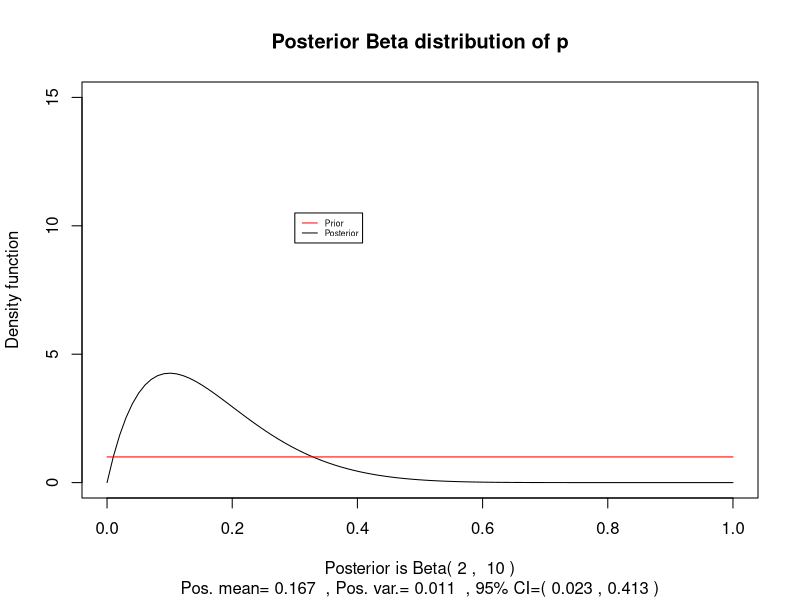
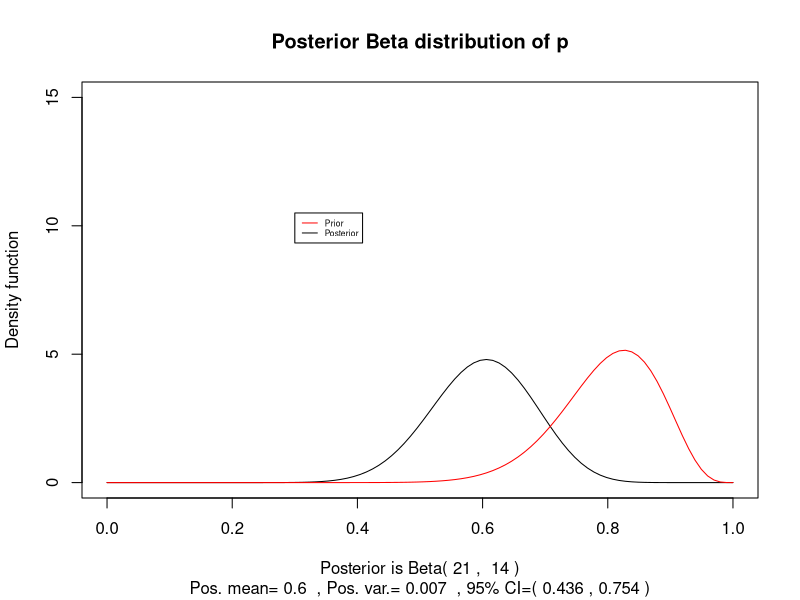
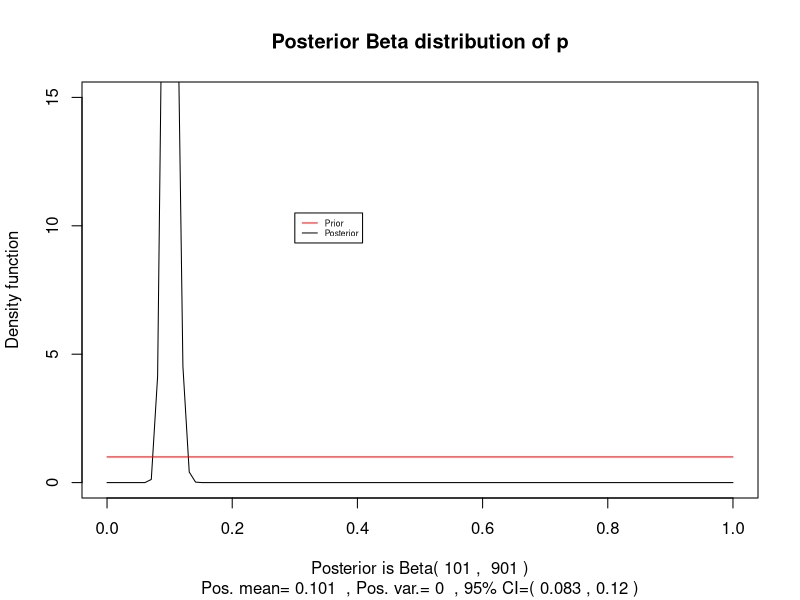
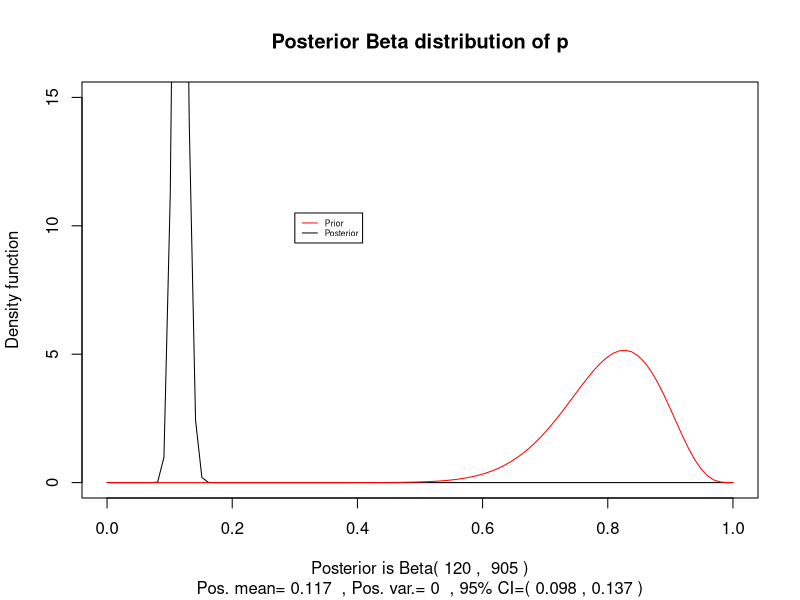

R code for these plots, in order:
## ---- chunk 1
#**********************************************************************
# Simple R code for Beta prior-Binomial likelihood Bayesian analysis
#**********************************************************************
prior_to_posterior<- function(priormean,priora,n,x){

# priormean is the mean of the Beta prior
# priora is the first parameter of the Beta prior (it will define the variance of the prior Beta)
# n is the number of trials
# x is the number of successes

priorb=(priora-priora*priormean)/priormean

posteriora=priora+x
posteriorb=priorb+n-x
posteriormean=posteriora/(posteriora+posteriorb)
posteriorvariance=(posteriora*posteriorb)/
  ((posteriora+posteriorb)^(2)*(posteriora+posteriorb+1))
left95interval=qbeta(0.025,posteriora,posteriorb)
right95interval=qbeta(0.975,posteriora,posteriorb)

p_forplot = seq(0, 1, length=100)
plot(p_forplot, dbeta(p_forplot, posteriora, posteriorb), type='l', main = "Posterior Beta distribution of p", ylab="Density function", ylim=c(0,15), 
     xlab=paste("Posterior is Beta(", round(posteriora,3),", ",round(posteriorb,3), ")"), sub=paste("Pos. mean=",round(posteriormean,3), 
     " , Pos. var.=",round(posteriorvariance,3),
     " , 95% CI=(",round(left95interval,3),",",round(right95interval,3),")"))

lines(p_forplot, dbeta(p_forplot, priora, priorb), type='l', col="red")

legend(0.3, 10.5, legend=c("Prior", "Posterior"),col=c("red", "black"),
        lty = c(1,1), cex=0.5)

}

######################################################################
# To obtain inferences by random sampling, you could try code as below
######################################################################
#par(mfrow=c(2,1))

#priorsample=rbeta(10000,priora,priorb)
#sortsample=sort(priorsample)
#left95interval=sortsample[250]
#right95interval=sortsample[9750]
#plot(density(priorsample), main = "Prior Beta distribution of p", 
#     xlab=paste("Prior is Beta(", priora,", ",round(priorb,3), ")"), 
#     sub=paste("Prior mean=",priormean, 
#     " , 95% cred. int.=(",round(left95interval,3),",",round(right95interval,3),")"#))

#posteriorsample=rbeta(10000,posteriora,posteriorb)
#posteriormean=round(mean(posteriorsample),3)
#sortsample=sort(posteriorsample)
#left95interval=sortsample[250]
#right95interval=sortsample[9750]
#plot(density(posteriorsample), main = "Posterior Beta distribution of p", 
#     xlab=paste("Posterior is Beta(", round(posteriora,3),", ",
# round(posteriorb,3), #")"), 
#     sub=paste("Posterior mean=",round(posteriormean,3), 
#     " , 95% cred. int.=(",round(left95interval,3),",",
# round(right95interval,3),")"#))
## ---- chunk 2
   prior_to_posterior(0.5,1,10,1) 
## ---- chunk 3
   prior_to_posterior(0.8,20,10,1) 
## ---- chunk 4
   prior_to_posterior(0.5,1,1000,100) 
## ---- chunk 5
   prior_to_posterior(0.8,20,1000,100) 
